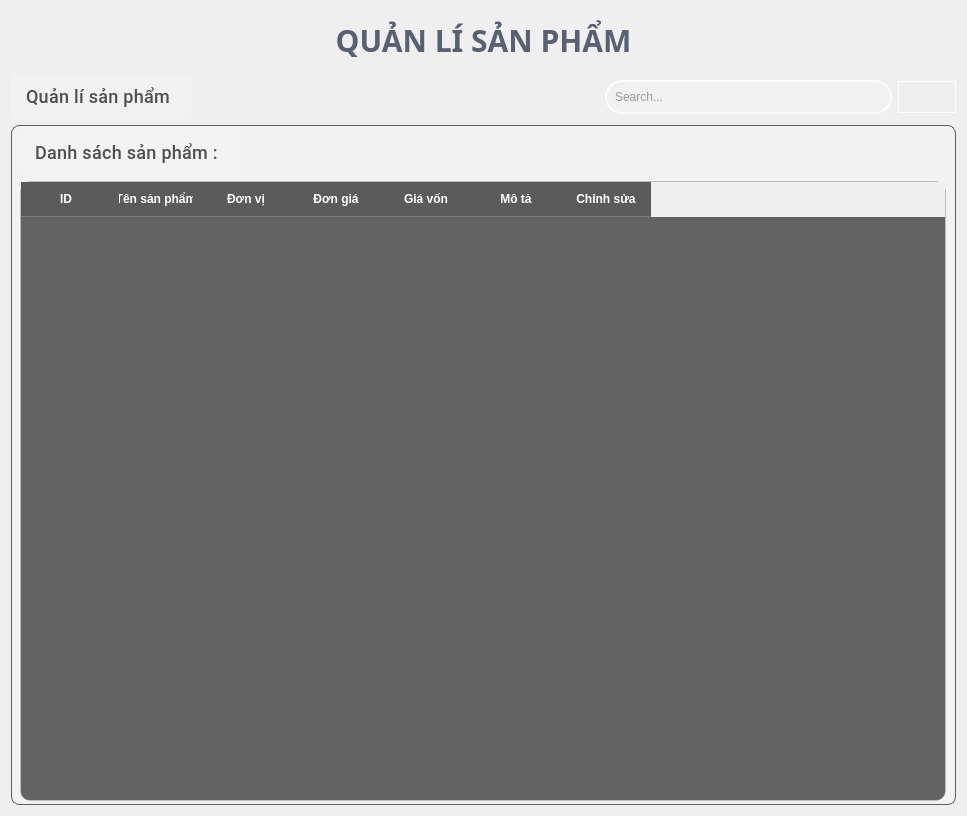
         <widget class="QWidget" name="product">
          <layout class="QGridLayout" name="gridLayout_8">
           <item row="2" column="0">
            <widget class="QWidget" name="widget_2" native="true">
             <property name="styleSheet">
              <string notr="true">#widget_2 {
    border: 1px solid rgba(60, 60, 60, 0.8); /* Viền mỏng màu xám đậm */
    border-radius: 8px; /* Bo góc mềm mại hơn */
    box-shadow: 0 2px 10px rgba(0, 0, 0, 0.15); /* Thêm đổ bóng nhẹ */
    background-color: rgba(245, 245, 245, 0.5); /* Nền trắng đục nhẹ */
    padding: 2px; /* Thêm padding nhỏ */
}
</string>
             </property>
             <layout class="QGridLayout" name="gridLayout_5">
              <property name="leftMargin">
               <number>0</number>
              </property>
              <property name="topMargin">
               <number>6</number>
              </property>
              <property name="rightMargin">
               <number>0</number>
              </property>
              <property name="bottomMargin">
               <number>0</number>
              </property>
              <item row="2" column="1">
               <spacer name="verticalSpacer_7">
                <property name="orientation">
                 <enum>Qt::Vertical</enum>
                </property>
                <property name="sizeHint" stdset="0">
                 <size>
                  <width>20</width>
                  <height>4</height>
                 </size>
                </property>
               </spacer>
              </item>
              <item row="0" column="1" rowspan="2">
               <layout class="QGridLayout" name="gridLayout_3">
                <property name="leftMargin">
                 <number>0</number>
                </property>
                <property name="horizontalSpacing">
                 <number>20</number>
                </property>
                <property name="verticalSpacing">
                 <number>0</number>
                </property>
                <item row="1" column="1">
                 <widget class="QTableWidget" name="table_sanpham">
                  <property name="minimumSize">
                   <size>
                    <width>926</width>
                    <height>620</height>
                   </size>
                  </property>
                  <property name="contextMenuPolicy">
                   <enum>Qt::DefaultContextMenu</enum>
                  </property>
                  <property name="styleSheet">
                   <string notr="true">/* Tổng thể bảng với phong cách Glassmorphism */
QTableWidget {
    background-color:  rgba(40, 40, 40, 180); /* Nền đen mờ, tăng độ trong suốt */
    border: 1px solid rgba(255, 255, 255, 0.2); /* Viền trắng mờ nhẹ */
    border-radius: 10px; /* Bo góc mềm mại */
    color: #ffffff; /* Chữ trắng để nổi bật */
    font-family: &quot;Arial&quot;, sans-serif;
    font-size: 14px;
	gridline-color: transparent;
}

/* Tiêu đề cột (header) */
QHeaderView::section {
    background-color: rgba(30, 30, 30, 180);
 /* Nền header đen mờ hơn một chút */
    color: #ffffff;
    padding: 8px;
    border: none;
    border-bottom: 1px solid rgba(255, 255, 255, 0.2);
    font-weight: bold;
}

/* Hiệu ứng hover cho tiêu đề */
QHeaderView::section:hover {
    background-color: rgba(0, 0, 0, 0.6); /* Sáng nhẹ khi hover */
    transition: background-color 0.3s ease; /* Hiệu ứng chuyển màu mượt */
}

/* Các ô trong bảng */
QTableWidget::item {
    padding: 8px;
    border: none;
    background-color: transparent;
}

/* Hiệu ứng khi chọn ô */
QTableWidget::item:selected {
    background-color: rgba(66, 165, 245, 0.4); /* Màu xanh dương mờ khi chọn */
    color: #ffffff;
}

/* Hiệu ứng hover cho ô */
QTableWidget::item:hover {
    background-color: rgba(255, 255, 255, 0.1); /* Sáng nhẹ khi rê chuột */
    transition: background-color 0.3s ease; /* Chuyển màu mượt mà */
}

/* Thanh cuộn dọc */
QScrollBar:vertical {
    background: rgba(0, 0, 0, 0.3); /* Nền đen mờ hơn */
    width: 10px;
    margin: 0px;
    border-radius: 5px;
}

QScrollBar::handle:vertical {
    background: linear-gradient(to bottom, rgba(66, 165, 245, 0.6), rgba(30, 136, 229, 0.6)); /* Gradient xanh dương mờ */
    border-radius: 5px;
}

QScrollBar::handle:vertical:hover {
    background: linear-gradient(to bottom, rgba(100, 181, 246, 0.7), rgba(66, 165, 245, 0.7)); /* Sáng hơn khi hover */
    transition: background 0.3s ease;
}

QScrollBar::add-line:vertical,
QScrollBar::sub-line:vertical {
    background: none;
}

QScrollBar::add-page:vertical,
QScrollBar::sub-page:vertical {
    background: none;
}

/* Thanh cuộn ngang */
QScrollBar:horizontal {
    background: rgba(0, 0, 0, 0.3); /* Nền đen mờ hơn */
    height: 10px;
    margin: 0px;
    border-radius: 5px;
}

QScrollBar::handle:horizontal {
    background: linear-gradient(to right, rgba(66, 165, 245, 0.6), rgba(30, 136, 229, 0.6)); /* Gradient xanh dương mờ */
    border-radius: 5px;
}

QScrollBar::handle:horizontal:hover {
    background: linear-gradient(to right, rgba(100, 181, 246, 0.7), rgba(66, 165, 245, 0.7)); /* Sáng hơn khi hover */
    transition: background 0.3s ease;
}

QScrollBar::add-line:horizontal,
QScrollBar::sub-line:horizontal {
    background: none;
}

QScrollBar::add-page:horizontal,
QScrollBar::sub-page:horizontal {
    background: none;
}</string>
                  </property>
                  <property name="verticalScrollMode">
                   <enum>QAbstractItemView::ScrollPerItem</enum>
                  </property>
                  <property name="horizontalScrollMode">
                   <enum>QAbstractItemView::ScrollPerItem</enum>
                  </property>
                  <attribute name="horizontalHeaderDefaultSectionSize">
                   <number>90</number>
                  </attribute>
                  <column>
                   <property name="text">
                    <string>ID</string>
                   </property>
                  </column>
                  <column>
                   <property name="text">
                    <string>Tên sản phẩm</string>
                   </property>
                  </column>
                  <column>
                   <property name="text">
                    <string>Đơn vị</string>
                   </property>
                  </column>
                  <column>
                   <property name="text">
                    <string>Đơn giá</string>
                   </property>
                  </column>
                  <column>
                   <property name="text">
                    <string>Giá vốn</string>
                   </property>
                  </column>
                  <column>
                   <property name="text">
                    <string>Mô tả</string>
                   </property>
                  </column>
                  <column>
                   <property name="text">
                    <string>Chỉnh sửa</string>
                   </property>
                  </column>
                 </widget>
                </item>
                <item row="0" column="1">
                 <layout class="QHBoxLayout" name="horizontalLayout_5">
                  <property name="spacing">
                   <number>0</number>
                  </property>
                  <property name="bottomMargin">
                   <number>6</number>
                  </property>
                  <item>
                   <widget class="QLabel" name="label_2">
                    <property name="minimumSize">
                     <size>
                      <width>201</width>
                      <height>41</height>
                     </size>
                    </property>
                    <property name="font">
                     <font>
                      <family>Segoe UI,Roboto,sans-serif</family>
                      <pointsize>-1</pointsize>
                      <weight>62</weight>
                      <bold>true</bold>
                     </font>
                    </property>
                    <property name="styleSheet">
                     <string notr="true">QLabel {
    color: rgba(50, 50, 50, 0.85); /* Màu chữ đậm nhưng hơi trong suốt */
    font-family: &quot;Segoe UI&quot;, &quot;Roboto&quot;, sans-serif; /* Font hiện đại */
    font-weight: 500; /* Độ đậm vừa phải */
    font-size: 18px; /* Kích thước phù hợp */
    padding: 10px;
    letter-spacing: 0.3px; /* Tăng khoảng cách chữ nhẹ */
    
    text-align: center;
    background-color: rgba(255, 255, 255, 0.1); /* Nền trắng trong suốt */
    border-radius: 6px; /* Bo góc */
    backdrop-filter: blur(5px); /* Hiệu ứng blur đặc trưng của glassmorphism */
    box-shadow: 0 2px 8px rgba(0, 0, 0, 0.07); /* Đổ bóng tinh tế */
    border: 1px solid rgba(255, 255, 255, 0.18); /* Viền trắng trong suốt */
}
</string>
                    </property>
                    <property name="text">
                     <string>Danh sách sản phẩm : </string>
                    </property>
                   </widget>
                  </item>
                  <item>
                   <spacer name="horizontalSpacer_5">
                    <property name="orientation">
                     <enum>Qt::Horizontal</enum>
                    </property>
                    <property name="sizeHint" stdset="0">
                     <size>
                      <width>40</width>
                      <height>20</height>
                     </size>
                    </property>
                   </spacer>
                  </item>
                 </layout>
                </item>
                <item row="1" column="0">
                 <spacer name="horizontalSpacer_11">
                  <property name="orientation">
                   <enum>Qt::Horizontal</enum>
                  </property>
                  <property name="sizeHint" stdset="0">
                   <size>
                    <width>9</width>
                    <height>20</height>
                   </size>
                  </property>
                 </spacer>
                </item>
                <item row="1" column="2">
                 <spacer name="horizontalSpacer_10">
                  <property name="orientation">
                   <enum>Qt::Horizontal</enum>
                  </property>
                  <property name="sizeHint" stdset="0">
                   <size>
                    <width>10</width>
                    <height>20</height>
                   </size>
                  </property>
                 </spacer>
                </item>
               </layout>
              </item>
             </layout>
            </widget>
           </item>
           <item row="0" column="0">
            <widget class="QLabel" name="label">
             <property name="font">
              <font>
               <family>Segoe UI,Montserrat,sans-serif</family>
               <pointsize>-1</pointsize>
               <weight>75</weight>
               <bold>true</bold>
              </font>
             </property>
             <property name="styleSheet">
              <string notr="true">QLabel {
    color: rgba(60, 70, 90, 0.85); /* Màu chữ xanh đậm sang trọng thay cho nâu vintage */
    font-family: &quot;Segoe UI&quot;, &quot;Montserrat&quot;, sans-serif; /* Font hiện đại thay cho Times New Roman */
    font-weight: bold; /* Giữ nguyên độ đậm */
    font-size: 30px; /* Giữ nguyên kích thước */
    padding: 8px; /* Giữ nguyên padding */
    
    text-align: center; /* Giữ nguyên căn giữa */
    
    /* Thêm các hiệu ứng glassmorphism */

}
</string>
             </property>
             <property name="text">
              <string>QUẢN LÍ SẢN PHẨM</string>
             </property>
             <property name="alignment">
              <set>Qt::AlignCenter</set>
             </property>
            </widget>
           </item>
           <item row="1" column="0">
            <layout class="QGridLayout" name="gridLayout_7">
             <item row="0" column="0">
              <widget class="QLabel" name="label_12">
               <property name="font">
                <font>
                 <family>Segoe UI,Roboto,sans-serif</family>
                 <pointsize>-1</pointsize>
                 <weight>62</weight>
                 <bold>true</bold>
                </font>
               </property>
               <property name="styleSheet">
                <string notr="true">QLabel {
    color: rgba(50, 50, 50, 0.85); /* Màu chữ đậm nhưng hơi trong suốt */
    font-family: &quot;Segoe UI&quot;, &quot;Roboto&quot;, sans-serif; /* Font hiện đại */
    font-weight: 500; /* Độ đậm vừa phải */
    font-size: 18px; /* Kích thước phù hợp */
    padding: 10px;
    letter-spacing: 0.3px; /* Tăng khoảng cách chữ nhẹ */
    
    text-align: center;
    background-color: rgba(255, 255, 255, 0.1); /* Nền trắng trong suốt */
    border-radius: 6px; /* Bo góc */
    backdrop-filter: blur(5px); /* Hiệu ứng blur đặc trưng của glassmorphism */
    box-shadow: 0 2px 8px rgba(0, 0, 0, 0.07); /* Đổ bóng tinh tế */
    border: 1px solid rgba(255, 255, 255, 0.18); /* Viền trắng trong suốt */
}
</string>
               </property>
               <property name="text">
                <string>Quản lí sản phẩm </string>
               </property>
              </widget>
             </item>
             <item row="0" column="1">
              <spacer name="horizontalSpacer_7">
               <property name="orientation">
                <enum>Qt::Horizontal</enum>
               </property>
               <property name="sizeHint" stdset="0">
                <size>
                 <width>408</width>
                 <height>20</height>
                </size>
               </property>
              </spacer>
             </item>
             <item row="0" column="2">
              <layout class="QHBoxLayout" name="horizontalLayout_3">
               <item>
                <widget class="QLineEdit" name="line_search_product">
                 <property name="minimumSize">
                  <size>
                   <width>131</width>
                   <height>27</height>
                  </size>
                 </property>
                 <property name="styleSheet">
                  <string notr="true">QLineEdit {
    background-color: rgba(255, 255, 255, 0.15); /* Nền trắng trong suốt */
    color: rgba(50, 50, 50, 0.9); /* Màu chữ đậm nhưng hơi trong suốt */
    border: 2px solid rgba(255, 255, 255, 0.8); /* Viền trắng trong suốt */
    border-radius: 17px; /* Bo góc lớn hơn cho hiệu ứng hiện đại */
    padding: 7px 6px; /* Thêm padding để trông thoáng hơn */
    backdrop-filter: blur(10px); /* Hiệu ứng blur đặc trưng của glassmorphism */
    box-shadow: 0 2px 10px rgba(0, 0, 0, 0.05); /* Đổ bóng tinh tế */
}

QLineEdit:hover {
    border: 1px solid rgba(200, 200, 255, 0.5); /* Viền sáng hơn khi hover */
    background-color: rgba(255, 255, 255, 0.25); /* Nền sáng hơn khi hover */
    box-shadow: 0 4px 15px rgba(0, 0, 0, 0.08); /* Đổ bóng rõ hơn khi hover */
}

QLineEdit:focus {
    border: 1.5px solid rgba(120, 170, 255, 0.6); /* Viền xanh nhạt khi focus */
    background-color: rgba(255, 255, 255, 0.3); /* Nền sáng hơn khi focus */
    box-shadow: 0 4px 20px rgba(100, 150, 255, 0.15); /* Đổ bóng xanh nhạt khi focus */
}
</string>
                 </property>
                 <property name="placeholderText">
                  <string>Search...</string>
                 </property>
                </widget>
               </item>
               <item>
                <widget class="QPushButton" name="search_product_btn">
                 <property name="minimumSize">
                  <size>
                   <width>31</width>
                   <height>31</height>
                  </size>
                 </property>
                 <property name="styleSheet">
                  <string notr="true">/* CSS cho nút tìm kiếm (kính lúp) */
QPushButton{
    background-color: rgba(240, 240, 250, 0.15); /* Nền trắng trong suốt */
    border: 1px solid rgba(255, 255, 255, 0.8); /* Viền trắng trong suốt */
    border-radius: 17px; /* Bo góc tròn đồng nhất với QLineEdit */
    padding: 8px 12px; /* Padding vừa đủ */
    backdrop-filter: blur(10px); /* Hiệu ứng blur đặc trưng */
    box-shadow: 0 2px 10px rgba(0, 0, 0, 0.05); /* Đổ bóng tinh tế */
}

QPushButton:hover {
    background-color: rgba(200, 210, 255, 0.25); /* Nền hơi xanh khi hover */
    border: 1px solid rgba(180, 200, 255, 0.4); /* Viền xanh nhạt khi hover */
    box-shadow: 0 4px 15px rgba(100, 150, 255, 0.1); /* Đổ bóng xanh nhạt */
}

QPushButton:pressed {
    background-color: rgba(180, 200, 255, 0.3); /* Nền xanh đậm hơn khi nhấn */
    border: 1px solid rgba(150, 180, 255, 0.5); /* Viền xanh đậm hơn khi nhấn */
    box-shadow: 0 2px 8px rgba(100, 150, 255, 0.15); /* Đổ bóng nhỏ hơn khi nhấn */
    transform: translateY(1px); /* Hiệu ứng nhấn xuống nhẹ */
}

/* CSS cho biểu tượng kính lúp */
QPushButton::icon {
    color: rgba(80, 80, 100, 0.8); /* Màu biểu tượng hơi xám xanh */
    width: 18px; /* Kích thước phù hợp */
    height: 18px;
}

QPushButton:hover::icon {
    color: rgba(60, 100, 180, 0.9); /* Màu biểu tượng xanh hơn khi hover */
}
</string>
                 </property>
                 <property name="text">
                  <string/>
                 </property>
                 <property name="icon">
                  <iconset resource="resource.qrc">
                   <normaloff>:/icons/icons/search-12-xxl.png</normaloff>:/icons/icons/search-12-xxl.png</iconset>
                 </property>
                </widget>
               </item>
              </layout>
             </item>
            </layout>
           </item>
          </layout>
         </widget>
